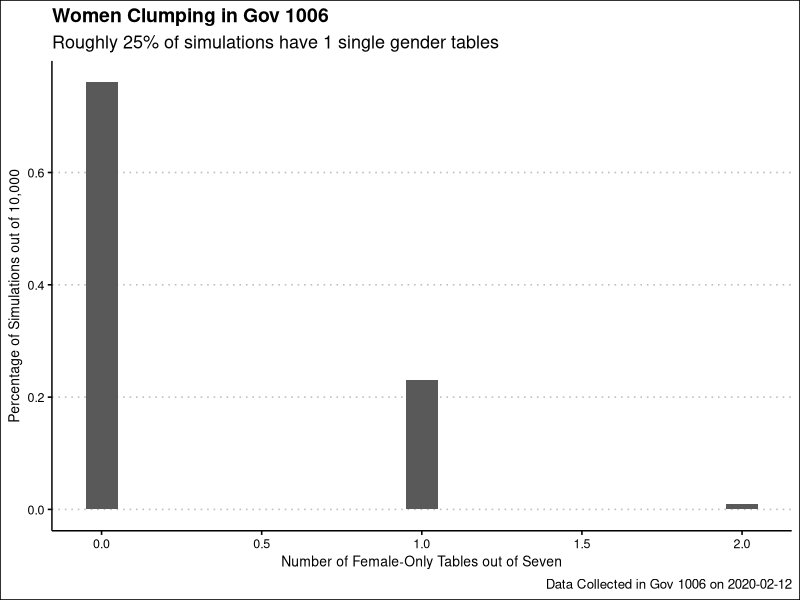

Write the R code that produced this figure.
## ---- chunk 1
knitr::opts_chunk$set(echo = TRUE)
library(tidyverse)
library(ggthemes)
## ---- chunk 2
# Before we run the simulation, we need the basic data and some simple
# functions. Removing the graduate students, there are 16 men and 14 women in
# the class. Let's use a vector to represent that information. Implicitly, the
# first four values in the vector sit at table 1, the second four sit at table 2
# and so on.

class30 <- c(rep("M", 16), rep("F", 14))

seat_a_class <- function(){
  
  # A class seating is defined as 28 of the 30 students in a vector. We only
  # need 28 because the last two, by assumption, sit at the table with Cian/Alex
  # and, therefore, don't matter to our calculations. The function could be a
  # one-line --- list(sample(class30)[1:28]) --- but I like to show the individual
  # steps.
  
  # I think that returning a list is necessary because I am going to assign the
  # result as a list-column.
  
  x <- sample(class30)
  x <- x[1:28]
  list(x)
}

calc_clumped_tables <- function(seating){
  
  # Given a seating --- which, again, is just a vector of length 28 with Ms and
  # Fs in random order --- how many clumped tables are there? We will define a
  # clumped table as one that is all M or all F. As discussed in class, there
  # are other definitions of "clumping" that we could use.
  
  # Good functions test to see if their assumptions are met. See the chapter in
  # the new 1005 textbook for discussion:
  # https://davidkane9.github.io/PPBDS/6-functions.html
  
  stopifnot(is.list(seating))
  plan <- unlist(seating)
  
  stopifnot(length(plan) == 28)
  stopifnot(all(plan %in% c("M", "F")))

  # It is not obvious how to do this elegantly. So, I just hack it! (Stole this
  # approach from Beau, I think.) I grab out each table, one at a time, knowing
  # that I have arbitrarily decided that seats 1 through 4 are Table 1, seats 5
  # through 8 are Table 2 and so on. Then, I create a logical vector reporting
  # whether or the person at each seat is Female. Then, I sum up this vector. If
  # it is all Male, the sum will be zero. It it is all Female, the sum will be
  # four. Check that, and sum of the results for each table. Obviously, you need
  # to do a fair bit of fussing to make sure this is working. Test cases would
  # be good!
  
  clumps <- 
    (sum(plan[1:4] == "F") %in% c(4)) +
    (sum(plan[5:8] == "F") %in% c(4)) +
    (sum(plan[9:12] == "F") %in% c(4)) +
    (sum(plan[13:16] == "F") %in% c(4)) +
    (sum(plan[17:20] == "F") %in% c(4)) +
    (sum(plan[21:24] == "F") %in% c(4)) +
    (sum(plan[25:28] == "F") %in% c(4))
  
  return(clumps)
}

## ---- chunk 3
# Those are all the tools we need. Many/most of my simulations use the tricks we
# learned in Gov 1005: list-colums and map_* functions are your friends!
# https://davidkane9.github.io/PPBDS/6-functions.html#list-columns-and-map_-functions

# I don't really need cache=TRUE since the code does not take *that* long to
# run. I just wanted to remind you of that trick.

sim <- 
  tibble(replication = 1:10000) %>% 
  mutate(seating_plan = map(replication, ~ seat_a_class())) %>% 
  mutate(clumps = map_int(seating_plan, ~ calc_clumped_tables(.)))


sim_clumps <- sim %>% 
  group_by(clumps) %>% 
  count() %>% 
  mutate(clumps_prop = (n/10000)*100)
## ---- chunk 4
# Once we have the data, plotting is straightforward. The ..prop.. trick
# required some Googling. Of course, I could just have calculated the
# percentages by hand.

sim %>% 
  ggplot() + 
    geom_bar(mapping = aes(x = clumps, y = ..prop..), 
             width = 0.1) +
    labs(title = "Women Clumping in Gov 1006",
         subtitle = "Roughly 25% of simulations have 1 single gender tables",
         caption = "Data Collected in Gov 1006 on 2020-02-12",
         x = "Number of Female-Only Tables out of Seven",
         y = "Percentage of Simulations out of 10,000") +
  theme_clean()
## ---- chunk 5

# Grade adjustment on midterms and grade improvements in students' grades

# -Treatment: giving the break = adjust grades
    # Counterfactual = not adjusting grades --> can't see the causal effect of this
    # Factual = adjusting grades --> can see the causal effect

    # Effect = difference between performance when given or not given treatment

# Outcome: better future grades? 

# Causal inference? 

# Is this really causal or is this selection bias?


n <- 1000

midterm_grade <- rnorm(n, 50,10)

treat <- rbinom(1,1,0.5)



